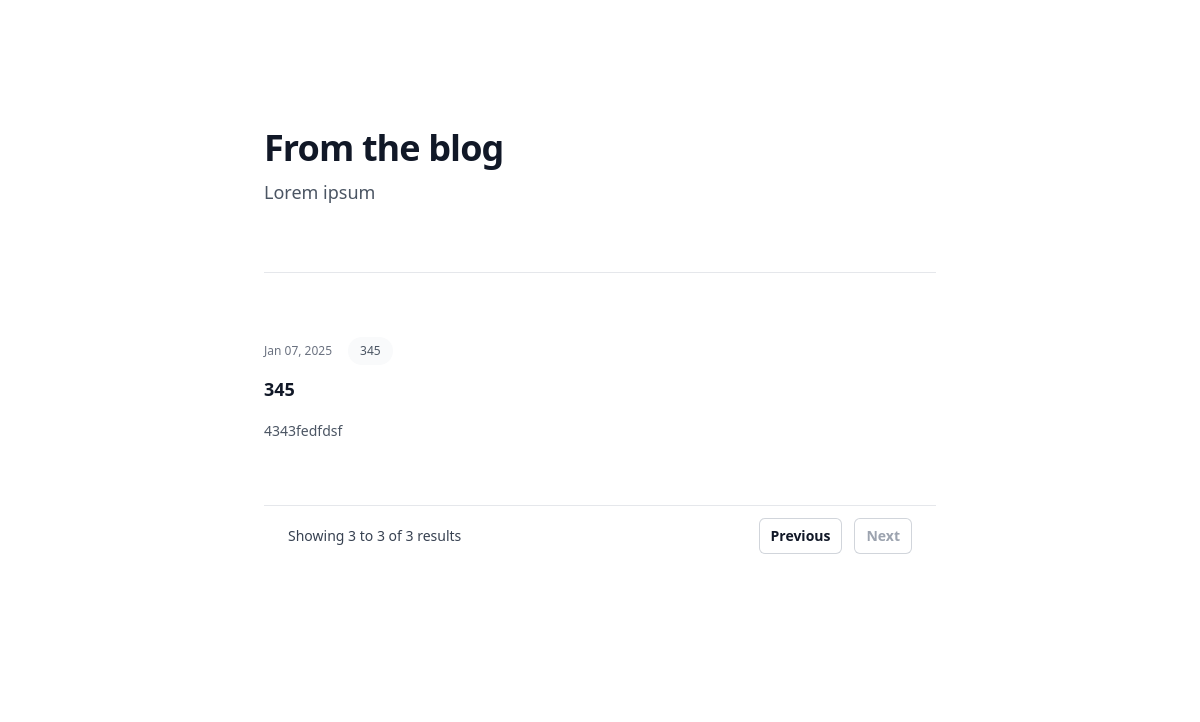
/blog/?page=2, run on an earlier commit of the app's database.
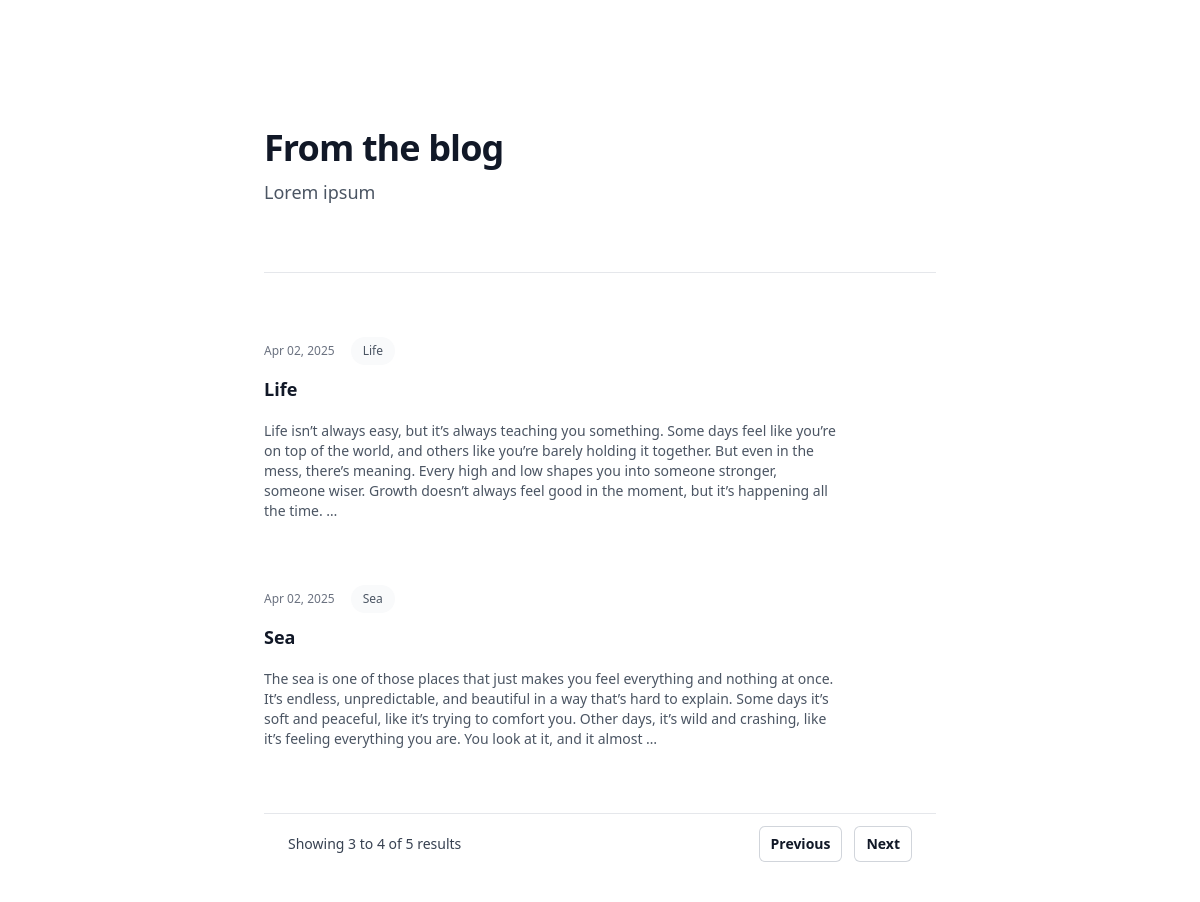
And on a later commit of the database.
### blog/models.py (models this page shows)
class Post(models.Model):
 author= models.ForeignKey(settings.AUTH_USER_MODEL, on_delete=models.CASCADE)
 title = models.CharField(max_length=255)
 slug= models.SlugField()
 body = models.TextField()
 publish = models.DateTimeField()
 created = models.DateTimeField(auto_now_add=True)
 updated = models.DateTimeField(auto_now=True)
 status = models.CharField(max_length=2,choices=Status.choices, default=Status.DRAFT)
 def get_absolute_url(self):
     return reverse('blog:post_detail', args=[
        self.publish.year,
        self.publish.month,
        self.publish.day,
        self.slug
    ])

### blog/views.py (the view)
# urls.py: path('', views.post_list, name='post_list'),
def post_list(request):
    posts_list = Post.objects.all().order_by('-publish')
    paginator = Paginator(posts_list, 2)
    page_number = request.GET.get('page')
    page_obj = paginator.get_page(page_number)
    return render(request, 'blog/post/list.html', {'page_obj': page_obj})

### blog/templates/blog/post/list.html (shortened to what this page needs)
<!doctype html>
<html>
<head>
    <script src="https://cdn.tailwindcss.com"></script>
</head>
<body>
    <div class="bg-white py-24 sm:py-32">
        <div class="mx-auto max-w-7xl px-6 lg:px-8">
            <div class="mx-auto max-w-2xl">
                <h2 class="text-3xl font-bold tracking-tight text-gray-900 sm:text-4xl">From the blog</h2>
                <p class="mt-2 text-lg leading-8 text-gray-600">Lorem ipsum</p>
                <div class="mt-10 space-y-16 border-t border-gray-200 pt-10 sm:mt-16 sm:pt-16">
                    {% for post in page_obj %}
                    <article class="flex max-w-xl flex-col items-start justify-between">
                        <div class="flex items-center gap-x-4 text-xs">
                            <time datetime="{{ post.publish }}" class="text-gray-500">{{ post.publish|date:"M d, Y" }}</time>
                            <a href="{{ post.get_absolute_url }}"
                               class="relative z-10 rounded-full bg-gray-50 px-3 py-1.5 font-medium text-gray-600 hover:bg-gray-100">{{ post.title }}</a>
                        </div>
                        <div class="group relative">
                            <h3 class="mt-3 text-lg font-semibold leading-6 text-gray-900 group-hover:text-gray-600">
                                <a href="{{ post.get_absolute_url }}">
                                    <span class="absolute inset-0"></span>
                                    {{ post.title }}
                                </a>
                            </h3>
                            <div class="mt-5">
                                <p class="text-sm text-gray-600">{{ post.body|truncatewords:60 }}</p>
                            </div>
                        </div>
                    </article>
                    {% endfor %}
                    <nav class="flex items-center justify-between border-t border-gray-200 bg-white px-4 py-3 sm:px-6"
                    aria-label="Pagination">
                    <div class="hidden sm:block">
                        <p class="text-sm text-gray-700">
                            Showing
                            <span class="font-medium">{{ page_obj.start_index }}</span>
                            to
                            <span class="font-medium">{{ page_obj.end_index }}</span>
                            of
                            <span class="font-medium">{{ page_obj.paginator.count }}</span>
                            results
                        </p>
                    </div>
                    <div class="flex flex-1 justify-between sm:justify-end">
                        {% if page_obj.has_previous %}
                        <a href="?page={{ page_obj.previous_page_number }}"
                            class="relative inline-flex items-center rounded-md bg-white px-3 py-2 text-sm font-semibold text-gray-900 ring-1 ring-inset ring-gray-300 hover:bg-gray-50 focus-visible:outline-offset-0">Previous</a>
                            {% else %}
                            <span class="relative inline-flex items-center rounded-md bg-white px-3 py-2 text-sm font-semibold text-gray-400 ring-1 ring-inset ring-gray-300 cursor-not-allowed">Previous</span>
                            {% endif %}
                            {% if page_obj.has_next %}
                            <a href="?page={{ page_obj.next_page_number }}"
                            class="relative ml-3 inline-flex items-center rounded-md bg-white px-3 py-2 text-sm font-semibold text-gray-900 ring-1 ring-inset ring-gray-300 hover:bg-gray-50 focus-visible:outline-offset-0">Next</a>
                            {% else %}
                            <span class="relative ml-3 inline-flex items-center rounded-md bg-white px-3 py-2 text-sm font-semibold text-gray-400 ring-1 ring-inset ring-gray-300 cursor-not-allowed">Next</span>
                            {% endif %}
                        </div>
                </nav>
                </div>
            </div>
        </div>
    </div>
</body>
</html>

What changed in the data, as far as the page shows it:
no longer on this page (row edited): Post: publish "Jan 07, 2025", title "345", body "4343fedfdsf"
now on this page (row edited): Post: publish "Apr 02, 2025", title "Life", body "Life isn’t always easy, but it’s always teaching you something. Some days feel like you’re on top of the world, and others like you’re barely holding it together. But even in the mess, there’s meaning. Every high and low shapes you into someone stronger, someone wiser. Growth doesn’t always feel good in the moment, but it’s happening all the time. …"
now on this page (row edited): Post: publish "Apr 02, 2025", title "Sea", body "The sea is one of those places that just makes you feel everything and nothing at once. It’s endless, unpredictable, and beautiful in a way that’s hard to explain. Some days it’s soft and peaceful, like it’s trying to comfort you. Other days, it’s wild and crashing, like it’s feeling everything you are. You look at it, and it almost …"
Also different on the page:
{{ page_obj.end_index }}: "3" → "4"
{{ page_obj.paginator.count }}: "3" → "5"
